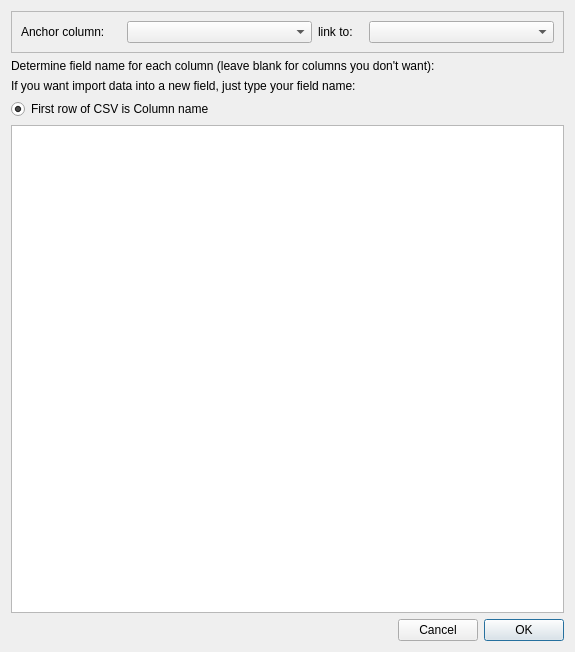
<?xml version="1.0" encoding="UTF-8"?>
<ui version="4.0">
 <class>AnnoDialog</class>
 <widget class="QDialog" name="AnnoDialog">
  <property name="geometry">
   <rect>
    <x>0</x>
    <y>0</y>
    <width>575</width>
    <height>652</height>
   </rect>
  </property>
  <property name="windowTitle">
   <string>Import Annotation from CSV</string>
  </property>
  <layout class="QGridLayout" name="gridLayout_2">
   <item row="4" column="0" colspan="4">
    <widget class="QTableWidget" name="tableWidget"/>
   </item>
   <item row="1" column="0" colspan="4">
    <widget class="QLabel" name="label_2">
     <property name="text">
      <string>Determine field name for each column (leave blank for columns you don't want):</string>
     </property>
    </widget>
   </item>
   <item row="5" column="0" colspan="2">
    <spacer name="horizontalSpacer">
     <property name="orientation">
      <enum>Qt::Horizontal</enum>
     </property>
     <property name="sizeHint" stdset="0">
      <size>
       <width>384</width>
       <height>20</height>
      </size>
     </property>
    </spacer>
   </item>
   <item row="0" column="0" colspan="4">
    <widget class="QFrame" name="frame">
     <property name="frameShape">
      <enum>QFrame::StyledPanel</enum>
     </property>
     <property name="frameShadow">
      <enum>QFrame::Raised</enum>
     </property>
     <layout class="QGridLayout" name="gridLayout">
      <item row="0" column="0">
       <widget class="QLabel" name="label">
        <property name="maximumSize">
         <size>
          <width>100</width>
          <height>16777215</height>
         </size>
        </property>
        <property name="text">
         <string>Anchor column:</string>
        </property>
       </widget>
      </item>
      <item row="0" column="1">
       <widget class="QComboBox" name="comboBox"/>
      </item>
      <item row="0" column="2">
       <widget class="QLabel" name="label_3">
        <property name="maximumSize">
         <size>
          <width>45</width>
          <height>16777215</height>
         </size>
        </property>
        <property name="text">
         <string>link to:</string>
        </property>
       </widget>
      </item>
      <item row="0" column="3">
       <widget class="QComboBox" name="comboBox2"/>
      </item>
     </layout>
    </widget>
   </item>
   <item row="5" column="3">
    <widget class="QPushButton" name="pushButtonOK">
     <property name="maximumSize">
      <size>
       <width>80</width>
       <height>16777215</height>
      </size>
     </property>
     <property name="text">
      <string>OK</string>
     </property>
     <property name="default">
      <bool>true</bool>
     </property>
    </widget>
   </item>
   <item row="5" column="2">
    <widget class="QPushButton" name="pushButtonCancel">
     <property name="maximumSize">
      <size>
       <width>80</width>
       <height>16777215</height>
      </size>
     </property>
     <property name="text">
      <string>Cancel</string>
     </property>
    </widget>
   </item>
   <item row="2" column="0" colspan="2">
    <widget class="QLabel" name="label_4">
     <property name="text">
      <string>If you want import data into a new field, just type your field name:</string>
     </property>
    </widget>
   </item>
   <item row="3" column="0" colspan="2">
    <widget class="QRadioButton" name="radioButton">
     <property name="text">
      <string>First row of CSV is Column name</string>
     </property>
     <property name="checked">
      <bool>true</bool>
     </property>
    </widget>
   </item>
  </layout>
 </widget>
 <resources/>
 <connections/>
</ui>
